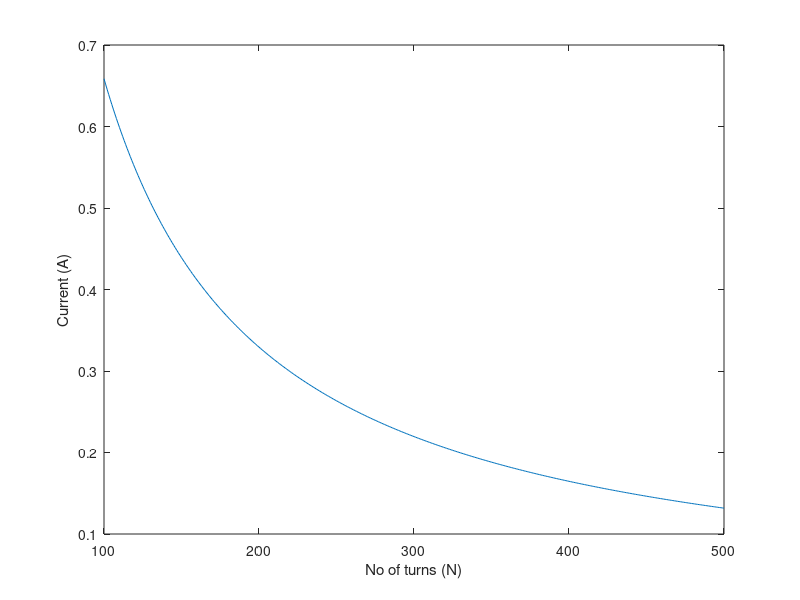
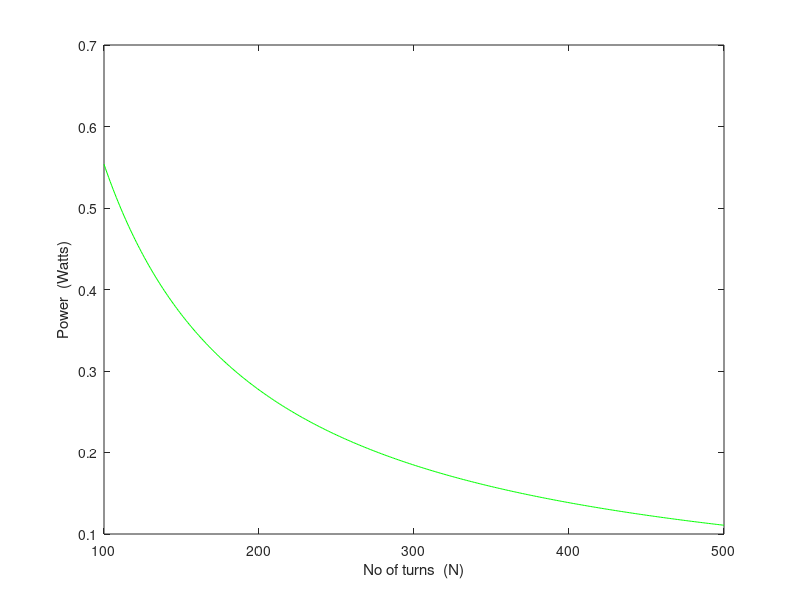

Here is the MATLAB script that generated these plots, in order:
clear
clc
close all

%NOTE: ALL IN SI
% What can we change
current = 0;
N = 0;

% Fixed stuff
length = 80e-3;
moment = 0.2;
RperLength = 0.3386;
rodRadius = 6e-3;
muR = 1453;          %stnless steel 430FR
maxCurrent = 0.438;

%Stuff
currentMatrix = zeros(401,1);
nMatrix = zeros(401,1);
powerMatrix = zeros(401,1);
Nd = (4*(log(length/rodRadius) - 1))/(((length^2)/(rodRadius^2))-(4*log(length/rodRadius)));
CSarea = pi*(rodRadius^2);
tempVar = 1 + ((muR - 1)/(1 + (Nd*(muR - 1))));

for N = 100:500
    current = moment/(N*CSarea*tempVar);
    currentMatrix(N-99,1) = current;
    nMatrix(N-99,1) = N;
    Rnet = RperLength*2*pi*rodRadius*N;
    voltage = current*Rnet;
    power = voltage*current;
    powerMatrix(N-99,1) = power;
end

%plot
fig1 = figure();
plot(nMatrix,currentMatrix);
xlabel('No of turns (N)');
ylabel('Current (A)');

fig2 = figure();
plot(nMatrix,powerMatrix,'g');
xlabel('No of turns  (N)');
ylabel('Power  (Watts)');
